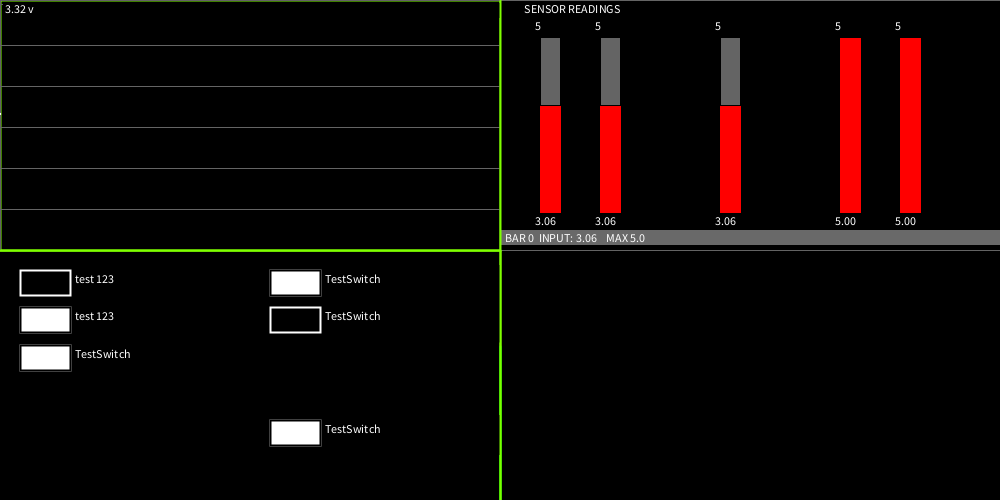
Frame 1 (no input)
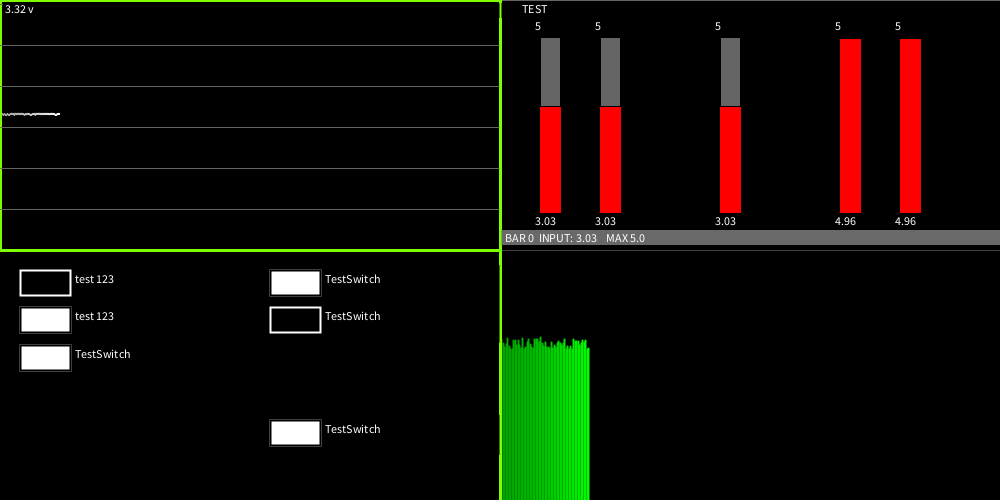
Frame 60 (the mouse pressed at the canvas centre just before this capture)
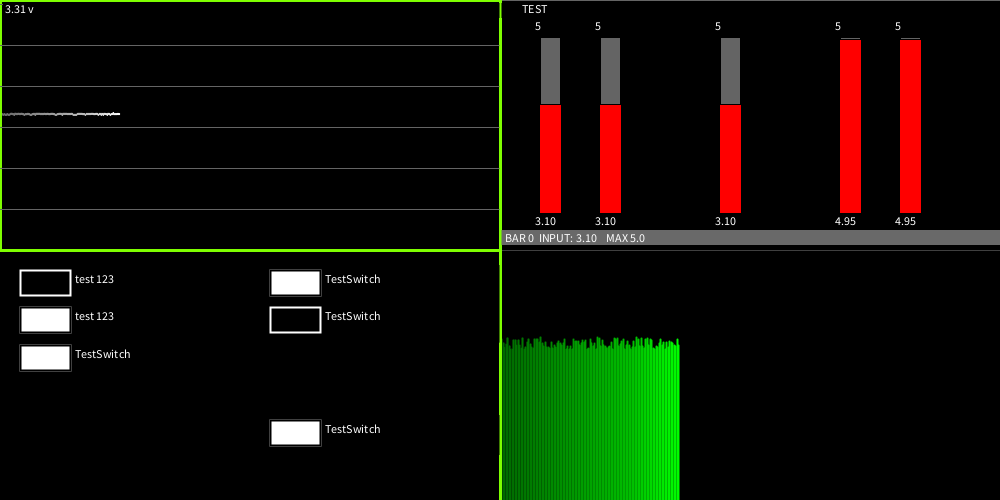
Frame 120 (the mouse held since frame 60 and released just before this capture)

The Processing sketch that drew these frames (run headless with seeded random() and noise(); from frame 60 on, the mouse is pressed at the canvas centre):

// Processing sketch: processing_135261
// ── processing_135261.pde



// Class Object Delcarations
region1 r1 = new region1(); 
region2 r2 = new region2();
region3 r3 = new region3();
// *** *** *** *** *** ***

void setup()
{ 
  size(1000,500); // Must be divisable by 5
    background(0);
  centerGuideLines(127,255,0);
  r1.refresh();
  r2.initialize(); // Initializes Constant Values

}




void draw()
{

  
//Region 1 Examples
  r1.highAlert= 5.0;
  r1.lowAlert= 3.2;
  r1.graphSpeed=1;
float inpt = random(3.300,3.330); // Tester
  r1.input(inpt);
  
String formatted_Inpt = String.format("%.2f", inpt);
  r1.textContent(formatted_Inpt + " v");


// Region 2 Examples
  r2.lowAlert= 100;
  r2.highAlert = 500;
  r2.graphSpeed= 1.5;
  
float barInput =random(3, 3.25);
float barInput1 =random(4.9, 5);
  r2.createBar(0,barInput,5,2,0); 
    r2.createBar(1,barInput,5,2,0); 
      r2.createBar(3,barInput,5,2,0); 
        r2.createBar(5,barInput1,5,2,0); 
          r2.createBar(6,barInput1,5,2,0); 
  
  r2.headingText = "       TEST";
  
  barClick(r2.barClicked);// MUST be referenced in Draw
 

// Region 3 Examples
 r3.boolBrick(0, false,"test 123");
 r3.boolBrick(1, true,"test 123");
 r3.boolBrick(2, true,"TestSwitch");
 r3.boolBrick(5, true,"TestSwitch");
 r3.boolBrick(6, false,"TestSwitch");
 r3.boolBrick(9, true,"TestSwitch");



// *** Leave, MUST COME LAST IN LOOP *** *** *** *** *** ***
centerGuideLines(127,255,0); // RGB, 
}




void mouseClicked(){
  barClickedHandling(); // MUST by in mouseClicked for barClick Functionality 
}
  
  



 









// REGION Singular Functions

// Do NOT CHANGE, calculates if the mouse is on a Bar in Region 2
void barClickedHandling(){

  if (r2.Bar0_Bool = true && mouseX > r2.bar0_X &&  mouseX < (r2.bar0_X + r2.rectWidth) && mouseY > r2.barY && mouseY < (r2.barY +r2.rectLength)) {
     int BarNum = 0;
     barClick(BarNum);
      }
  
  if (r2.Bar1_Bool = true && mouseX > r2.bar1_X &&  mouseX < (r2.bar1_X + r2.rectWidth) && mouseY > r2.barY && mouseY < (r2.barY +r2.rectLength)){
     int BarNum = 1;
     barClick(BarNum);
      }
  if (r2.Bar2_Bool = true && mouseX > r2.bar2_X &&  mouseX < (r2.bar2_X + r2.rectWidth) && mouseY > r2.barY && mouseY < (r2.barY +r2.rectLength)) {
     int BarNum = 2;
     barClick(BarNum);
      }
  if (r2.Bar3_Bool = true && mouseX > r2.bar3_X &&  mouseX < (r2.bar3_X + r2.rectWidth) && mouseY > r2.barY && mouseY < (r2.barY +r2.rectLength)) {
     int BarNum = 3;
     barClick(BarNum);
      }
  if (r2.Bar4_Bool = true && mouseX > r2.bar4_X &&  mouseX < (r2.bar4_X + r2.rectWidth) && mouseY > r2.barY && mouseY < (r2.barY +r2.rectLength)) {
     int BarNum = 4;
     barClick(BarNum);
      }
  if (r2.Bar5_Bool = true && mouseX > r2.bar5_X &&  mouseX < (r2.bar5_X + r2.rectWidth) && mouseY > r2.barY && mouseY < (r2.barY +r2.rectLength)) {
     int BarNum = 5;
     barClick(BarNum);
      }
  if (r2.Bar6_Bool = true && mouseX > r2.bar6_X &&  mouseX < (r2.bar6_X + r2.rectWidth) && mouseY > r2.barY && mouseY < (r2.barY +r2.rectLength)) {
     int BarNum = 6;
     barClick(BarNum);
      }
  if (r2.Bar7_Bool = true && mouseX > r2.bar7_X &&  mouseX < (r2.bar7_X + r2.rectWidth) && mouseY > r2.barY && mouseY < (r2.barY +r2.rectLength)) {
     int BarNum = 7;
     barClick(BarNum);
      }
}






void barClick(int barNum){
  boolean reset = false;
    if (r2.barClicked != barNum){
      r2.details_graphRefresh();
      reset = true;
        }
  
    r2.barClicked = barNum;
  float input= 0;
    if (barNum == 0){input = r2.bar0_input;}
    if (barNum == 1){input = r2.bar1_input;}
    if (barNum == 2){input = r2.bar2_input;}
    if (barNum == 3){input = r2.bar3_input;}
    if (barNum == 4){input = r2.bar4_input;}
    if (barNum == 5){input = r2.bar5_input;}
    if (barNum == 6){input = r2.bar6_input;}
    if (barNum == 7){input = r2.bar7_input;}
  
  r2.details_graphInput(input,barNum,reset);
}



String regionTextLengthCheck(String input)
{  
  String modString = input;
  float myRatio = (width/2)* .12;

  if (input.length() > myRatio )
  {    
  if (myRatio != 60) { println("Error: [Function regionTextLengthCheck] Adjust Region String Length Default for Width");}
  
 String [] returnArr = match(input,".{80}"); // function returns Array  
  return returnArr[0] + "...";
  }

  else { return input;}

}


void centerGuideLines(float red, float green, float blue){
    stroke(red,green,blue); //Green
    strokeWeight(2);
    line(width/2,0,width/2,height); //   Vertical 
     line(0,height/2,width/2,height/2); //  Horizontal
    //line(0,height/2,width,height/2); //  Horizontal
}




 String display_decPlace(float F, int dd){
   String modString = "";
    if (dd == 0){modString = String.format("%.0f", F);}
    if (dd == 1){modString = String.format("%.1f", F);}
    if (dd == 2){modString = String.format("%.2f", F);}
    if (dd == 3){modString = String.format("%.3f", F);}
    if (dd == 4){modString = String.format("%.4f", F);}
    if (dd == 5){modString = String.format("%.5f", F);}
   return modString;
  }
  
//END REGION  


// # REGION ****** ****** ****** REGION CLASSES ****** ****** ****** ******

public class region1 {
  float highAlert= 5.5;
  float lowAlert= 0;
  float graphSpeed= .25;
  float rXval_1;
  
  void input(float i){ //must be a value 0-5 for voltage
  // Reset if @ Right side
    if (rXval_1 == width/2 - (height/100)){
        rXval_1 = 0;
        refresh();
      }
      
      // "Fading Tail"
    fill(0,2); // Transparent Rectangle
    rect(0,0,width/2,height/2);
  
    drawGraphLines();
    stroke(255);
    
    // Color Changes for Alert Levels
    if (i <= lowAlert || i >= highAlert  ){
    stroke(255,0,0);
    }
    
    
    float interval= (height/2)/6; //   SAME as GuideLines algorithm :: Factor for converting Voltage on graph ( IE 4.5 to say 200 pixels for Y) )
    ellipse(rXval_1, (height/2) -(i*interval), 1,1);//height/100, height/100); // height/100 = 5 on Development size
    rXval_1 = rXval_1 + graphSpeed;//1;
    
  }
  
  
  void drawGraphLines(){ // SEPERATE so it can be called on in Input and Refresh
  
    float interval= (height/2)/6; //
    float i = height/2;
    int loopCnt = 0;
   strokeWeight(1);
    float baseLine = (height/2) -20;
    
        while (i > 0){
            stroke(100); //grey
           line(0,i,width/2,i);
           i = i -interval; }
  }  
     
 
  
   // WORKS!
  void refresh(){
  
    fill(0);
    rect(0,0,width/2,height/2);
    stroke(127,255,0); //Green
   
      //Sets guideline Bars Region 1
    drawGraphLines();
    }
  
  

  void textContent(String sInput){ 
    //BLACK BAR BEHIND TEXT
    noStroke();
    fill(0);
    rect(3,3,width/2,15);
    fill(255);
    sInput = regionTextLengthCheck(sInput); //Returns a modified string, trimmed to length
    text(sInput,5,13); 
    }
  
  
}





public class region2 {
   String InputString; // For Display
   String TotalString;
   // ******************* 
   
   int barClicked= 0;
    
   float rectInterval;
   float rectY_start;
   float rectLength;
   float rectWidth;  // +20 to account for width of rect
   float startingX;   
   
   // *** For selection and results in  Region 4
   boolean Bar0_Bool= false;
   boolean Bar1_Bool= false;
   boolean Bar2_Bool= false;
   boolean Bar3_Bool= false;
   boolean Bar4_Bool= false;
   boolean Bar5_Bool= false;
   boolean Bar6_Bool= false;
   boolean Bar7_Bool= false;
  
  
  // startingX  + (rectWidth * BarNumber) + (rectInterval * BarNumber), rectY_start,rectWidth,rectLength);
  
//****** BAR X,Ys for Clicking etc. region 4 access
   float bar0_X =  0.0;
   float bar1_X =  0.0;
   float bar2_X =  0.0;
   float bar3_X =  0.0;
   float bar4_X =  0.0;
   float bar5_X =  0.0;
   float bar6_X =  0.0;
   float bar7_X =  0.0;
   float barY = 0.0;
   
// ******
   
//****** BAR MaxVal ******
   float bar0MaxVal =  0.0;
   float bar1MaxVal =  0.0;
   float bar2MaxVal =  0.0;
   float bar3MaxVal =  0.0;
   float bar4MaxVal =  0.0;
   float bar5MaxVal =  0.0;
   float bar6MaxVal =  0.0;
   float bar7MaxVal =  0.0;
// ******   
   
   
 
//**input ** Need a variable that region 4 can reference
  float bar0_input=0.0;
  float bar1_input=0.0;
  float bar2_input=0.0;
  float bar3_input=0.0;
  float bar4_input=0.0;
  float bar5_input=0.0;
  float bar6_input=0.0;
  float bar7_input=0.0;
// **** **** ****   


void populateInputVals(float f, int barNum){
  
  if (barNum ==0){bar0_input=f;}
    if (barNum ==1){bar1_input=f;}
      if (barNum ==2){bar2_input=f;}
        if (barNum ==3){bar3_input=f;}
          if (barNum ==4){bar4_input=f;}
            if (barNum ==5){bar5_input=f;}
              if (barNum ==6){bar6_input=f;}
                if (barNum ==7){bar7_input=f;}
  }
   
    
    
void setMaxVal(int barNum, float max){

    if(barNum == 0){bar0MaxVal= max;}
      if(barNum == 1){bar1MaxVal= max;}
        if(barNum == 2){bar2MaxVal= max;}
          if(barNum == 3){bar3MaxVal= max;}
            if(barNum == 4){bar4MaxVal= max;}
              if(barNum == 5){bar5MaxVal= max;}
                if(barNum == 6){bar6MaxVal= max;}
                  if(barNum == 7){bar7MaxVal= max;}
  }
  
  
  
  
  
   //Alarm Values for Bars 
    float lowAlert = -1;
    float highAlert = -1;
    String headingText = "        SENSOR READINGS";
    
void createBar(int BarNumber, float i, float maxVal,int inputDecplace, int maxDecPlace){ 
  
   
   setBarBools(BarNumber);
   populateInputVals(i,BarNumber);
   setMaxVal(BarNumber,maxVal);
  
   // REFRESH BACKGROUND RECTANGLE
     fill(0);//255,0,0);
     noStroke();
     rect((startingX   + (rectWidth * BarNumber) + (rectInterval * BarNumber) ) -10 ,rectY_start -19,rectWidth *3,rectLength *1.20); //32
   // *** *** ***
    
   // WHITE Rectangle
     stroke(255);
     fill(255);
         // Sets Alarm Values if Not user Defined, or User Error ( -1)
         if (lowAlert == -1 || highAlert== -1){
             lowAlert = 0;
             highAlert = maxVal;
           }
     
         if ( i > highAlert || i < lowAlert){
               stroke(255,0,0);
               fill(255,0,0);
           }
     rect(startingX  + (rectWidth * BarNumber) + (rectInterval * BarNumber), rectY_start,rectWidth,rectLength);
   //*** *** ***
    
   //Reveal Rectangle
      float ratio = rectLength/maxVal;
      float inputPixel= i*ratio;
      stroke(0);
      fill(100);
      rect(startingX  + (rectWidth * BarNumber) + (rectInterval * BarNumber), rectY_start,rectWidth, rectLength-inputPixel);
   //*** *** ***
      
   // TEXT
     fill(255);
     InputString = display_decPlace(i,inputDecplace); 
     TotalString = display_decPlace(maxVal,maxDecPlace);
     
     textHeadingHandling(headingText);
     text(TotalString, startingX  + (rectWidth * BarNumber) + (rectInterval * BarNumber) - 5,rectY_start -8 ); // Max Value
     text(InputString, startingX  + (rectWidth * BarNumber) + (rectInterval * BarNumber) - 5,rectY_start + rectLength + 12); // input
   // *** *** ***
   
   } // #end CreateBar
  
  
 void setBarBools(int BarNum){
    
    if (BarNum == 0){Bar0_Bool= true;}
    if (BarNum == 1){Bar1_Bool= true;}
    if (BarNum == 2){Bar2_Bool= true;}
    if (BarNum == 3){Bar3_Bool= true;}
    if (BarNum == 4){Bar4_Bool= true;}
    if (BarNum == 5){Bar5_Bool= true;}
    if (BarNum == 6){Bar6_Bool= true;}
    if (BarNum == 7){Bar7_Bool= true;}
    }
  
  
  void initialize(){
    // # Constants
      rectInterval = 40;
      rectY_start =(height/2) *.15 ;
      rectLength = height *.35;
      rectWidth = 20;  // +20 to account for width of rect
      startingX = (width /2)+ rectInterval;   
      
      //fill(0);
      //noStroke();
      rect(width/2,0,width/2,height/2);
    // *** *** *** 
    
    
    //**** CLICKABLE BARS 
     bar0_X = startingX  ;
     bar1_X = startingX  + (rectWidth * 1) + (rectInterval * 1);
     bar2_X = startingX  + (rectWidth * 2) + (rectInterval * 2);
     bar3_X = startingX  + (rectWidth * 3) + (rectInterval * 3);
     bar4_X = startingX  + (rectWidth * 4) + (rectInterval * 4);
     bar5_X = startingX  + (rectWidth * 5) + (rectInterval * 5);
     bar6_X = startingX  + (rectWidth * 6) + (rectInterval * 6);
     bar7_X = startingX  + (rectWidth * 7) + (rectInterval * 7);
     barY = rectY_start;
    // *******
    }
  
 // works
  void textHeadingHandling(String sInput){ 
    //BLACK BAR BEHIND TEXT
      noStroke();
      fill(0);
    rect((width/2) -3,3,(width/2) -3,15);
      fill(255);
    sInput = regionTextLengthCheck(sInput); //Returns a modified string, trimmed to length
    text(sInput,(width/2) +5,13);
    }
    
    
    
   /// DETAILS AKA Region 4
  //****** ****** ******* *******
    
   float graphXval;
   float graphSpeed= .8;
 
   String text1="";
   String text2="";
   String text3="";
   String text4="";
   String text5="";
   String text6="";
   String text7="";
   String text8="";
   String text9="";
   String text10="";
  
  
  
 void details_txtField(){
 
   fill(0);//red
   rect(width/2,height *.75,width/2,height/4);
 
   float centerVert = width/2;
   float margin =centerVert *.04;
   float regionMidLine = height*.75;
 
 
   fill(255);
   text(text1, centerVert + margin,regionMidLine +margin);
 
   text(text2, centerVert + margin,regionMidLine +(margin*2) );
   text(text3, centerVert + margin,regionMidLine +(margin*3) );
   text(text4, centerVert + margin,regionMidLine +(margin*4) );
   text(text5, centerVert + margin,regionMidLine +(margin*5) );
  
   text(text6, centerVert + margin + ((width/2) *.5),regionMidLine +margin);
   text(text7, centerVert + margin + ((width/2) *.5),regionMidLine +(margin*2) );
   text(text8, centerVert + margin + ((width/2) *.5),regionMidLine +(margin*3) );
   text(text9, centerVert + margin + ((width/2) *.5),regionMidLine +(margin*4) );
   text(text10, centerVert + margin + ((width/2) *.5),regionMidLine +(margin*5) );
   
 }
 


float maxValueCalc(int barNum){
  if( barNum == 0) {  return  bar0MaxVal;  }
    if( barNum == 1) {  return  bar1MaxVal;  }
      if( barNum == 2) {  return  bar2MaxVal;  }
        if( barNum == 3) {  return  bar3MaxVal;  }
          if( barNum == 4) {  return  bar4MaxVal;  }
            if( barNum == 5) {  return  bar5MaxVal;  }
              if( barNum == 6) {  return  bar6MaxVal;  }
                if( barNum == 7) {  return  bar7MaxVal;  }
                
  return 0.0; // must return on all paths
  }


void details_graphInput(float input,int barNum, boolean reset){
    stroke(100);
    line(width/2,height/2,width/2,height/2);
    noStroke();
     
     //fill(105,153,249); // light blue
      fill(105);
    rect(width/2,(height/2) -20,width/2,15); 
      fill(255);
     
     String formatted_Inpt = String.format("%.2f", input);
     float maxVal= maxValueCalc(barNum);
     
     
     
     text("BAR " + barNum + "  INPUT: " + formatted_Inpt + "    MAX " +   maxVal ,(width/2) +5,(height/2) -8);
     //text("Bar " + barNum + "  Input: "+formatted_Inpt + "    Max " +   maxVal ,(width/2) +5,(height/2) +15);
     
     // text("",(width/2) + 100,(height/2) +15);
     

   if (graphXval < width/2 || reset == true){
       graphXval = width/2;
     }

   if (graphXval >= width){
        graphXval = width/2;
        details_graphRefresh();
     }
 
 

 
  float interval =(height/2) / maxVal;
  float midVertLine = width/2;
  float midHorizonline= height/2;
    stroke(255);
    strokeWeight(2);
    fill(150);
    
    stroke(0,255,0);// Fade
    line(graphXval, height - (interval *input), graphXval, height);
    
    //ellipse(graphXval, height - (interval *input), 2,2); // Adds Substance to Graph Line, for Smaller Line Uncomment Point Instead
   // point(graphXval, height - (interval *input));

  
 
  
  //details_gridLines();
    fill(0,0,0,2);// Fade
    noStroke();
    rect(width/2,height/2,width/2,height/2); // Refresh
  graphXval = graphXval + graphSpeed;
 }
  
  
  
 void details_graphRefresh(){
      fill(0,0,0);//black
     noStroke();
     rect(width/2,(height/2) -2,width/2,(height/2)+2);
      stroke(100);
     line(width/2,height/2,width/2,height/2);
    //details_gridLines();
   }
  
  
  
  void details_gridLines(){

    float midHorizonline= height/2;
    float interval= (height/2)/12;
    float yVal = midHorizonline + interval;
      stroke(255);
      strokeWeight(1);
  
    int ii = 1;
    while (ii < 6){
      yVal = (height *.75) - (interval*ii);
      line(width/2,yVal,width,yVal);
      ii = ii +1;
    }
  
  }
  
  

  void details_refreshTotal(){
    fill(0,0,0);
    rect(width/2,height/2,width/2,height/2);
  }
  
  /// *********
    
      
    
}











public class region3 {

 
void boolBrick(int brickNo, boolean condition, String textContent){
     stroke(255);
     strokeWeight(2);
     noFill();
   float xStart = .02 *width;
   float xWidth= .05 * width;
   float yLength = .05 *height;
   float backingRectY= .08 * height;
    
    if (brickNo < 5) {
      // -- Refresh
          float horizonLine = height/2;
           noStroke();
           fill(0);
         rect(0, horizonLine + xStart + ( (yLength *1.5) *brickNo) -5,width/4,  backingRectY);
         // -- ******
         
           fill(0);
           stroke(255);
         rect(xStart, horizonLine + xStart + ( (yLength *1.5) *brickNo), xWidth, yLength);
           fill(255);
         text(textContent, xStart + xWidth + 5, horizonLine + xStart + ( (yLength *1.5) *brickNo) + (.025 * height)); // (.025 * height) { offset }
         
            if (condition == true){
                  fill(255);
                  stroke(0);
                rect(xStart, horizonLine + xStart + ( (yLength *1.5) *brickNo), xWidth, yLength);
                } 
        }
    
    
      if (brickNo > 4) {
           brickNo = brickNo -5; // -- Deals multiplication issue
           
           // -- Refresh
             noStroke();
             fill(0);
           float horizonLine = height/2;
           rect(width/4, (horizonLine + xStart + ( (yLength *1.5) *brickNo)) -5, width/4, backingRectY);
           // -- ******
             fill(0);
             stroke(255);
           rect((width/4) +xStart, horizonLine + xStart + ( (yLength *1.5) *brickNo), xWidth, yLength);
           
              fill(255);
            text(textContent, (width/4) +xStart +xWidth +5, horizonLine + xStart + ( (yLength *1.5) *brickNo) + (.025 * height) );
          
               if (condition == true){
                fill(255);
                stroke(0);
                rect((width/4) +xStart, horizonLine + xStart + ( (yLength *1.5) *brickNo), xWidth, yLength);
                }
        }
  }
  
  
  void refresh(){
    fill(255,0,0);
    rect(0,height/2,width/2,height/2);
    }


}



// # END REGION
